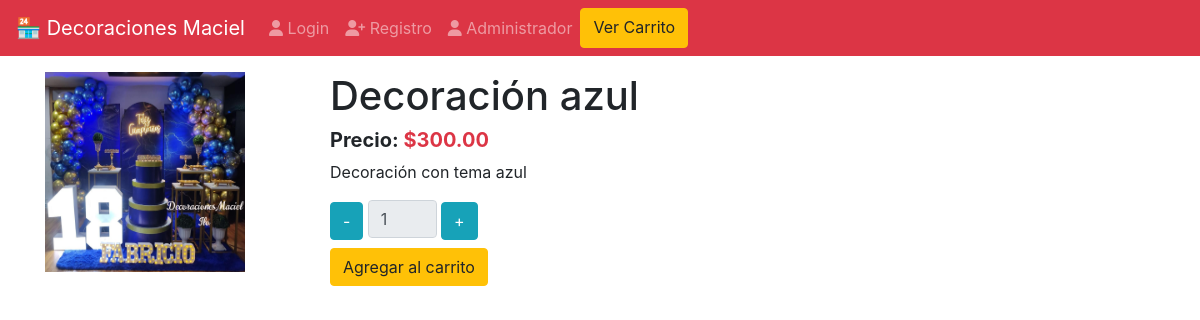
Screenshot of /productos/decoracion-azul with the database file from the repository.
### products/models.py (models this page shows, shortened)
class Product(models.Model):
    title = models.CharField(max_length=50)
    description =models.TextField()
    price = models.DecimalField(max_digits=8, decimal_places=2, default=0.0) #12121.58
    slug = models.SlugField(null=False, blank=False, unique=True)
    created_at = models.DateTimeField(auto_now_add=True)
    image = models.ImageField(upload_to='products/', null=False, blank=False)

### products/views.py (the view)
# urls.py: path('<slug:slug>',views.ProductDetailView.as_view() , name="product"),
class ProductDetailView(DetailView):  #id va a ser de la pk
    model = Product
    template_name = 'products/product.html'
    def get_context_data(self, **kwargs):
        context = super().get_context_data(**kwargs)
        return context

### products/templates/products/product.html
{% extends 'base.html' %}
{% load static %}
{% block content %}
<div class="col-3 mt-3">
{% if product.image %}
    <img src="{{ product.image.url}}" alt="{{product.title}}" width="200" height="200">
{% else %}
    <img class="card-img-top" src="{% static 'images/aimagenot.png' %}" alt="Card image cap" style=" height: 200px; object-fit: cover;">
{% endif %}
</div>
<div class="col mt-3">
    <div class="h1">
    {{product.title}}
    </div>
        <div class="h5 font-weight-bold">
        Precio: <span class="text-danger">${{product.price}}</span>
            </div>
        <div class="">
        <p>{{product.description}} </p>
        </div>
        <div class="">
            {% include 'carts/snippets/add.html' %}
        </div>
</div>
{% endblock %}

### rows the page displays
Product: image (picture), title "Decoración azul", price "300.00", description "Decoración con tema azul"
